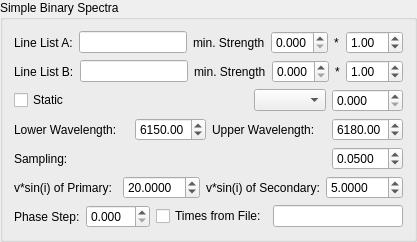
          <widget class="QGroupBox" name="groupBox_3">
           <property name="title">
            <string>Simple Binary Spectra</string>
           </property>
           <layout class="QVBoxLayout" name="verticalLayout_6">
            <item>
             <layout class="QHBoxLayout" name="horizontalLayout_12">
              <item>
               <widget class="QLabel" name="label_12">
                <property name="sizePolicy">
                 <sizepolicy hsizetype="Maximum" vsizetype="Preferred">
                  <horstretch>0</horstretch>
                  <verstretch>0</verstretch>
                 </sizepolicy>
                </property>
                <property name="text">
                 <string>Line List A:</string>
                </property>
               </widget>
              </item>
              <item>
               <widget class="QLineEdit" name="lineEdit">
                <property name="sizePolicy">
                 <sizepolicy hsizetype="Maximum" vsizetype="Fixed">
                  <horstretch>0</horstretch>
                  <verstretch>0</verstretch>
                 </sizepolicy>
                </property>
                <property name="minimumSize">
                 <size>
                  <width>50</width>
                  <height>0</height>
                 </size>
                </property>
                <property name="maximumSize">
                 <size>
                  <width>125</width>
                  <height>16777215</height>
                 </size>
                </property>
               </widget>
              </item>
              <item>
               <widget class="QLabel" name="label_35">
                <property name="text">
                 <string>min. Strength</string>
                </property>
               </widget>
              </item>
              <item>
               <widget class="QDoubleSpinBox" name="doubleSpinBox_23">
                <property name="decimals">
                 <number>3</number>
                </property>
                <property name="maximum">
                 <double>1.000000000000000</double>
                </property>
                <property name="singleStep">
                 <double>0.001000000000000</double>
                </property>
               </widget>
              </item>
              <item>
               <widget class="QLabel" name="label_37">
                <property name="text">
                 <string>*</string>
                </property>
               </widget>
              </item>
              <item>
               <widget class="QDoubleSpinBox" name="doubleSpinBox_25">
                <property name="value">
                 <double>1.000000000000000</double>
                </property>
               </widget>
              </item>
             </layout>
            </item>
            <item>
             <layout class="QHBoxLayout" name="horizontalLayout_13">
              <item>
               <widget class="QLabel" name="label_13">
                <property name="sizePolicy">
                 <sizepolicy hsizetype="Maximum" vsizetype="Preferred">
                  <horstretch>0</horstretch>
                  <verstretch>0</verstretch>
                 </sizepolicy>
                </property>
                <property name="text">
                 <string>Line List B:</string>
                </property>
               </widget>
              </item>
              <item>
               <widget class="QLineEdit" name="lineEdit_2">
                <property name="sizePolicy">
                 <sizepolicy hsizetype="Maximum" vsizetype="Fixed">
                  <horstretch>0</horstretch>
                  <verstretch>0</verstretch>
                 </sizepolicy>
                </property>
                <property name="minimumSize">
                 <size>
                  <width>50</width>
                  <height>0</height>
                 </size>
                </property>
                <property name="maximumSize">
                 <size>
                  <width>125</width>
                  <height>16777215</height>
                 </size>
                </property>
               </widget>
              </item>
              <item>
               <widget class="QLabel" name="label_36">
                <property name="text">
                 <string>min. Strength</string>
                </property>
               </widget>
              </item>
              <item>
               <widget class="QDoubleSpinBox" name="doubleSpinBox_24">
                <property name="decimals">
                 <number>3</number>
                </property>
                <property name="maximum">
                 <double>1.000000000000000</double>
                </property>
                <property name="singleStep">
                 <double>0.001000000000000</double>
                </property>
               </widget>
              </item>
              <item>
               <widget class="QLabel" name="label_38">
                <property name="text">
                 <string>*</string>
                </property>
               </widget>
              </item>
              <item>
               <widget class="QDoubleSpinBox" name="doubleSpinBox_26">
                <property name="value">
                 <double>1.000000000000000</double>
                </property>
               </widget>
              </item>
             </layout>
            </item>
            <item>
             <layout class="QHBoxLayout" name="horizontalLayout_26">
              <item>
               <widget class="QCheckBox" name="checkBox_2">
                <property name="sizePolicy">
                 <sizepolicy hsizetype="Preferred" vsizetype="Fixed">
                  <horstretch>0</horstretch>
                  <verstretch>0</verstretch>
                 </sizepolicy>
                </property>
                <property name="text">
                 <string>Static</string>
                </property>
               </widget>
              </item>
              <item>
               <widget class="QComboBox" name="comboBox">
                <property name="sizePolicy">
                 <sizepolicy hsizetype="Maximum" vsizetype="Fixed">
                  <horstretch>0</horstretch>
                  <verstretch>0</verstretch>
                 </sizepolicy>
                </property>
               </widget>
              </item>
              <item>
               <widget class="QDoubleSpinBox" name="doubleSpinBox_2">
                <property name="sizePolicy">
                 <sizepolicy hsizetype="Maximum" vsizetype="Fixed">
                  <horstretch>0</horstretch>
                  <verstretch>0</verstretch>
                 </sizepolicy>
                </property>
                <property name="decimals">
                 <number>3</number>
                </property>
                <property name="maximum">
                 <double>999.990000000000009</double>
                </property>
                <property name="singleStep">
                 <double>0.010000000000000</double>
                </property>
               </widget>
              </item>
             </layout>
            </item>
            <item>
             <layout class="QHBoxLayout" name="horizontalLayout_14">
              <item>
               <widget class="QLabel" name="label_14">
                <property name="text">
                 <string>Lower Wavelength:</string>
                </property>
               </widget>
              </item>
              <item>
               <widget class="QDoubleSpinBox" name="doubleSpinBox_11">
                <property name="sizePolicy">
                 <sizepolicy hsizetype="Maximum" vsizetype="Fixed">
                  <horstretch>0</horstretch>
                  <verstretch>0</verstretch>
                 </sizepolicy>
                </property>
                <property name="minimum">
                 <double>99.000000000000000</double>
                </property>
                <property name="maximum">
                 <double>9999.989999999999782</double>
                </property>
                <property name="value">
                 <double>6150.000000000000000</double>
                </property>
               </widget>
              </item>
              <item>
               <widget class="QLabel" name="label_15">
                <property name="text">
                 <string>Upper Wavelength:</string>
                </property>
               </widget>
              </item>
              <item>
               <widget class="QDoubleSpinBox" name="doubleSpinBox_12">
                <property name="sizePolicy">
                 <sizepolicy hsizetype="Maximum" vsizetype="Fixed">
                  <horstretch>0</horstretch>
                  <verstretch>0</verstretch>
                 </sizepolicy>
                </property>
                <property name="minimum">
                 <double>99.000000000000000</double>
                </property>
                <property name="maximum">
                 <double>9999.989999999999782</double>
                </property>
                <property name="value">
                 <double>6180.000000000000000</double>
                </property>
               </widget>
              </item>
             </layout>
            </item>
            <item>
             <layout class="QHBoxLayout" name="horizontalLayout_16">
              <item>
               <widget class="QLabel" name="label_16">
                <property name="text">
                 <string>Sampling:</string>
                </property>
               </widget>
              </item>
              <item>
               <widget class="QDoubleSpinBox" name="doubleSpinBox_13">
                <property name="sizePolicy">
                 <sizepolicy hsizetype="Maximum" vsizetype="Fixed">
                  <horstretch>0</horstretch>
                  <verstretch>0</verstretch>
                 </sizepolicy>
                </property>
                <property name="decimals">
                 <number>4</number>
                </property>
                <property name="singleStep">
                 <double>0.010000000000000</double>
                </property>
                <property name="value">
                 <double>0.050000000000000</double>
                </property>
               </widget>
              </item>
             </layout>
            </item>
            <item>
             <layout class="QHBoxLayout" name="horizontalLayout_17">
              <item>
               <widget class="QLabel" name="label_17">
                <property name="text">
                 <string>v*sin(i) of Primary:</string>
                </property>
               </widget>
              </item>
              <item>
               <widget class="QDoubleSpinBox" name="doubleSpinBox_14">
                <property name="sizePolicy">
                 <sizepolicy hsizetype="Maximum" vsizetype="Fixed">
                  <horstretch>0</horstretch>
                  <verstretch>0</verstretch>
                 </sizepolicy>
                </property>
                <property name="decimals">
                 <number>4</number>
                </property>
                <property name="maximum">
                 <double>999.990000000000009</double>
                </property>
                <property name="value">
                 <double>20.000000000000000</double>
                </property>
               </widget>
              </item>
              <item>
               <widget class="QLabel" name="label_18">
                <property name="text">
                 <string>v*sin(i) of Secondary:</string>
                </property>
               </widget>
              </item>
              <item>
               <widget class="QDoubleSpinBox" name="doubleSpinBox_15">
                <property name="sizePolicy">
                 <sizepolicy hsizetype="Maximum" vsizetype="Fixed">
                  <horstretch>0</horstretch>
                  <verstretch>0</verstretch>
                 </sizepolicy>
                </property>
                <property name="decimals">
                 <number>4</number>
                </property>
                <property name="maximum">
                 <double>999.990000000000009</double>
                </property>
                <property name="value">
                 <double>5.000000000000000</double>
                </property>
               </widget>
              </item>
             </layout>
            </item>
            <item>
             <layout class="QHBoxLayout" name="horizontalLayout_10">
              <item>
               <widget class="QLabel" name="label_11">
                <property name="sizePolicy">
                 <sizepolicy hsizetype="Maximum" vsizetype="Preferred">
                  <horstretch>0</horstretch>
                  <verstretch>0</verstretch>
                 </sizepolicy>
                </property>
                <property name="text">
                 <string>Phase Step:</string>
                </property>
               </widget>
              </item>
              <item>
               <widget class="QDoubleSpinBox" name="doubleSpinBox_10">
                <property name="sizePolicy">
                 <sizepolicy hsizetype="Maximum" vsizetype="Fixed">
                  <horstretch>0</horstretch>
                  <verstretch>0</verstretch>
                 </sizepolicy>
                </property>
                <property name="decimals">
                 <number>3</number>
                </property>
               </widget>
              </item>
              <item>
               <widget class="QCheckBox" name="checkBox_15">
                <property name="sizePolicy">
                 <sizepolicy hsizetype="Maximum" vsizetype="Fixed">
                  <horstretch>0</horstretch>
                  <verstretch>0</verstretch>
                 </sizepolicy>
                </property>
                <property name="text">
                 <string>Times from File:</string>
                </property>
               </widget>
              </item>
              <item>
               <widget class="QLineEdit" name="lineEdit_12">
                <property name="sizePolicy">
                 <sizepolicy hsizetype="Maximum" vsizetype="Fixed">
                  <horstretch>0</horstretch>
                  <verstretch>0</verstretch>
                 </sizepolicy>
                </property>
                <property name="maximumSize">
                 <size>
                  <width>150</width>
                  <height>16777215</height>
                 </size>
                </property>
               </widget>
              </item>
             </layout>
            </item>
           </layout>
          </widget>
